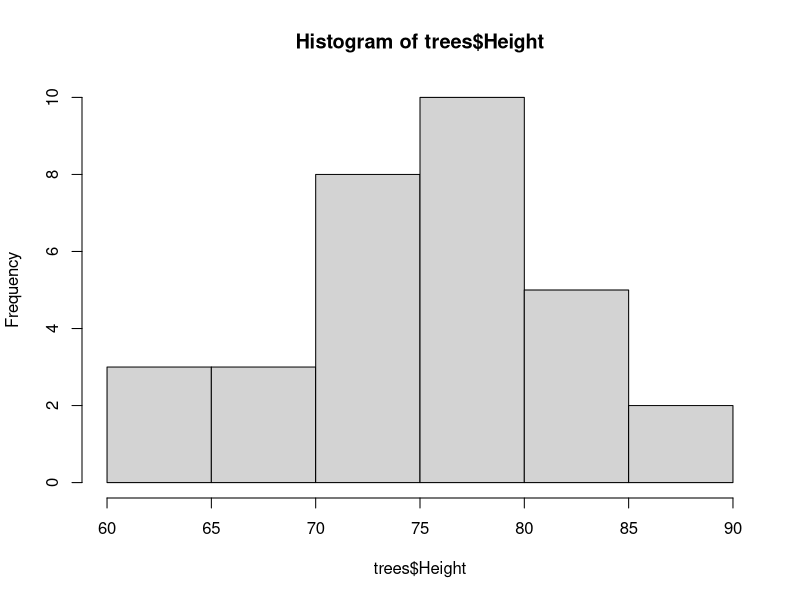
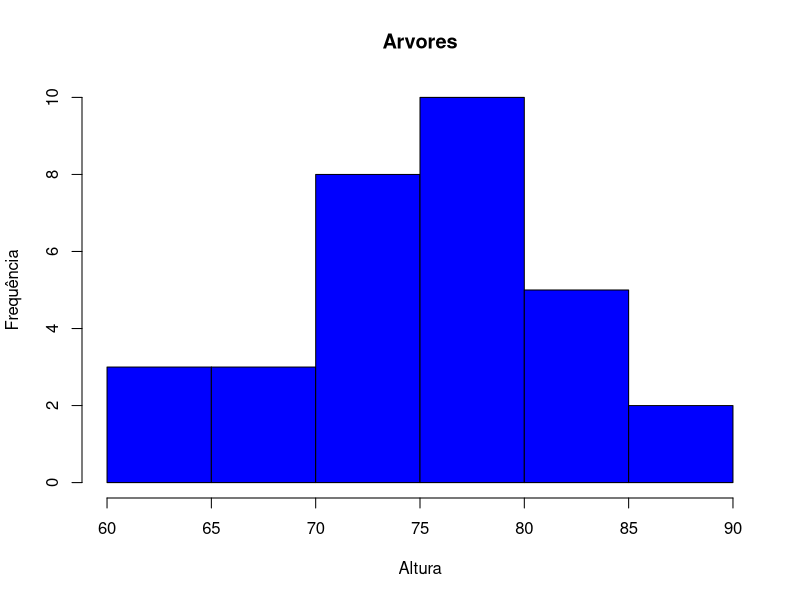
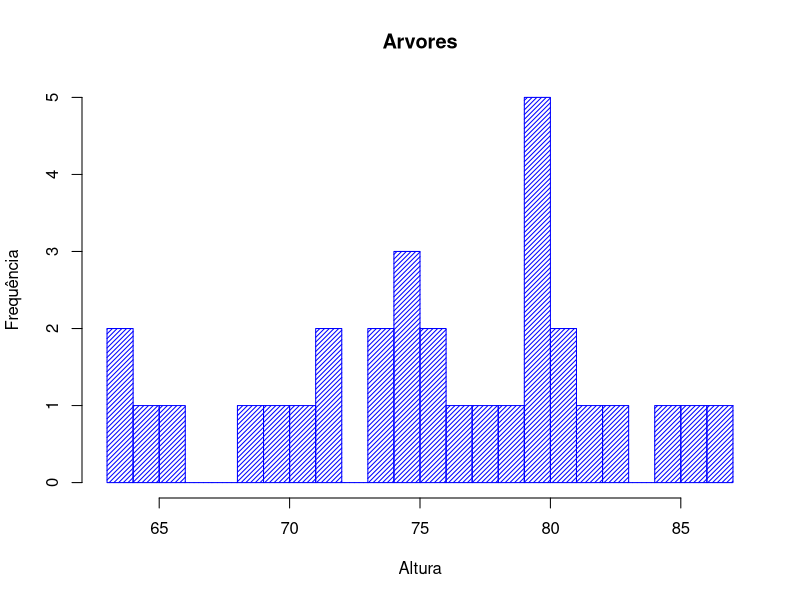
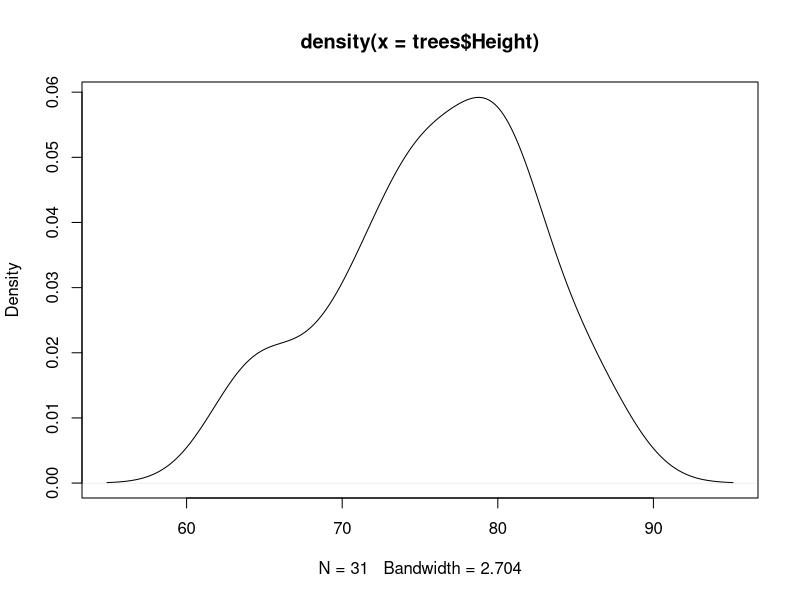
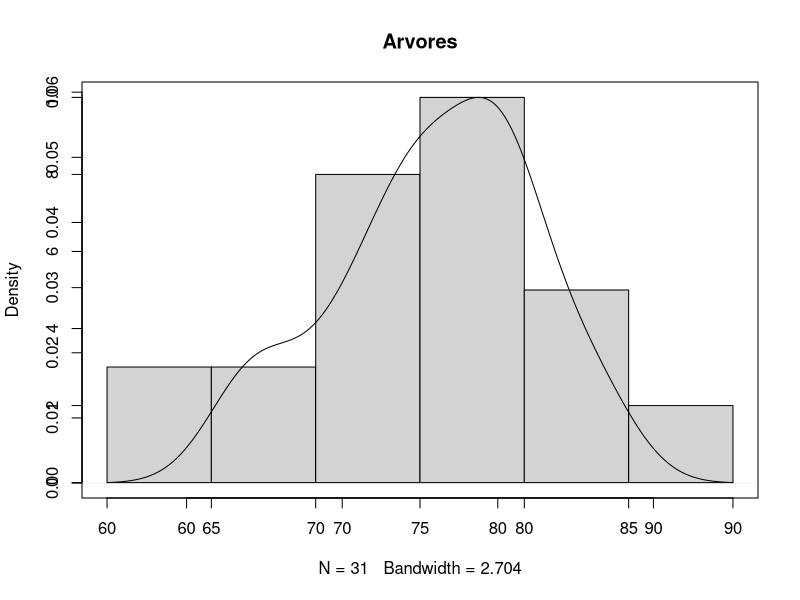
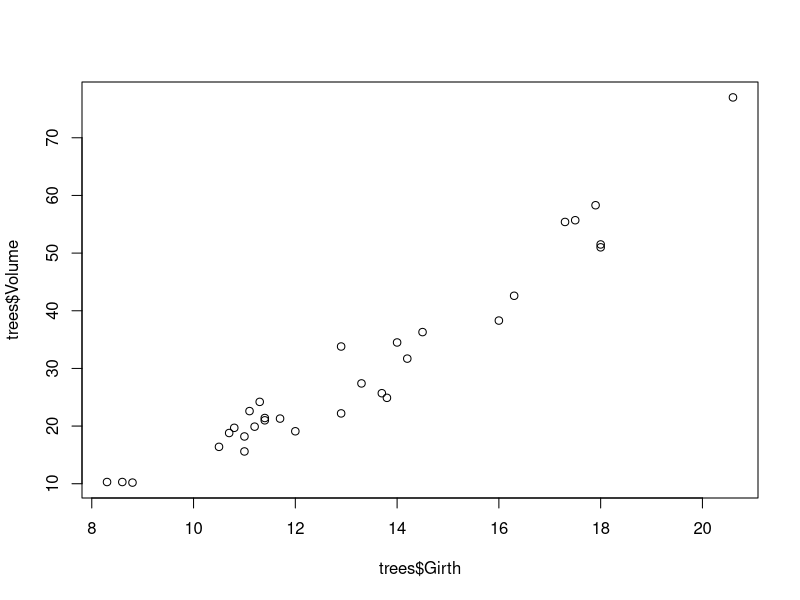
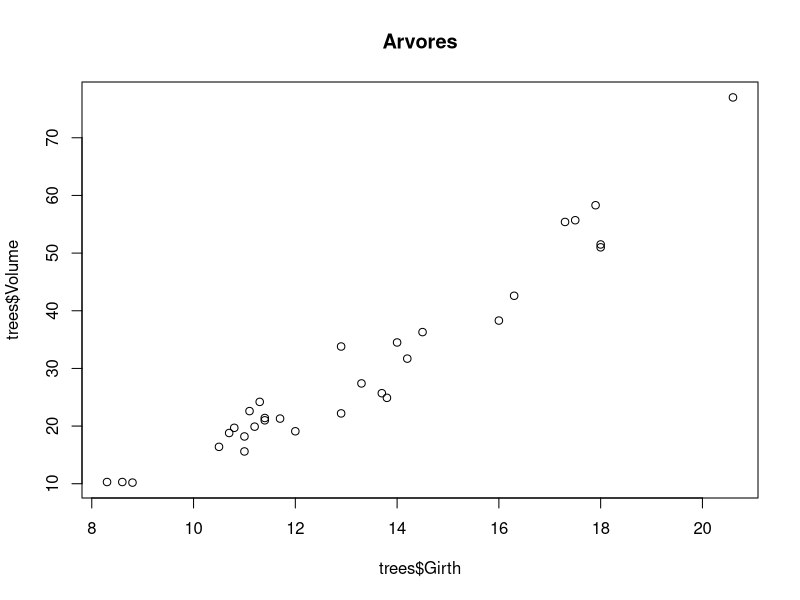
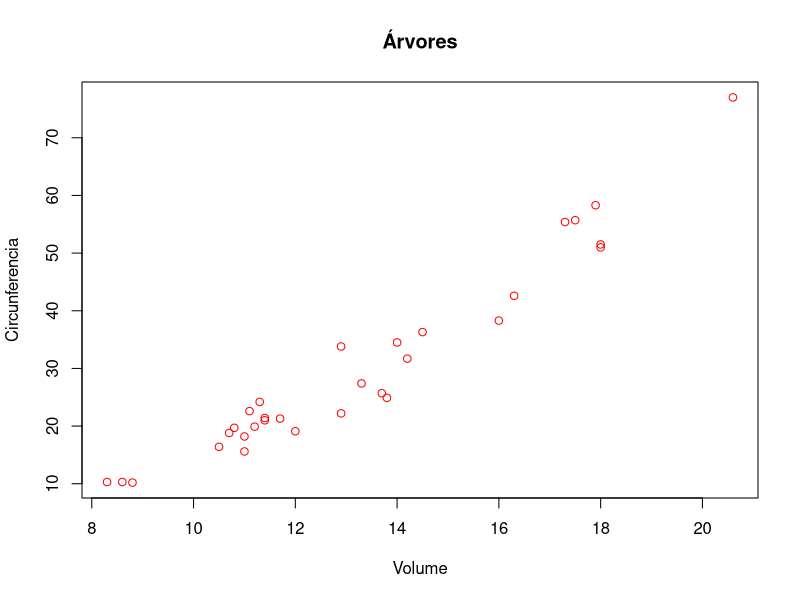

Write the R code that produced these figures, in order.
## ---- chunk 1
head(trees)
## ---- chunk 2
hist(trees$Height)
hist(trees$Height, main = "Arvores", ylab = "Frequência", xlab = "Altura", col = "blue")
hist(trees$Height, main = "Arvores", ylab = "Frequência", xlab = "Altura", col = "blue",
density = 30, breaks = 20)
## ---- chunk 3
plot(density(trees$Height))
## ---- chunk 4
densidade = density((trees$Height))
hist(trees$Height, main = NULL, xlab = NULL, ylab = NULL)
par(new = TRUE)
plot(densidade, main = "Arvores")
## ---- chunk 5
plot(trees$Girth, trees$Volume)
plot(trees$Girth, trees$Volume, main = "Arvores")
plot(trees$Girth, trees$Volume, main = "Árvores", xlab = "Volume", ylab = "Circunferencia",
col = "red", )
plot(trees$Girth, trees$Volume, main = "Árvores", xlab = "Volume", ylab = "Circunferencia", 
col = "blue", pch = 20)
## ---- chunk 6
plot(trees$Girth, trees$Volume, main = "Árvores", xlab = "Volume", ylab = "Circunferencia",
col = "grey", pch = "20", type = "l")
## ---- chunk 7
plot(jitter(trees$Girth), trees$Volume, main = "Árvores", xlab = "Volume", ylab = "Circunferencia",
col = "blue")
## ---- chunk 8
CO2
plot(CO2$conc, CO2$uptake, pch = 20, col = CO2$Treatment)
legend("bottomright", legend = c("nonchilled", "chilled"), cex = 1, fill = c("black", "red"))
